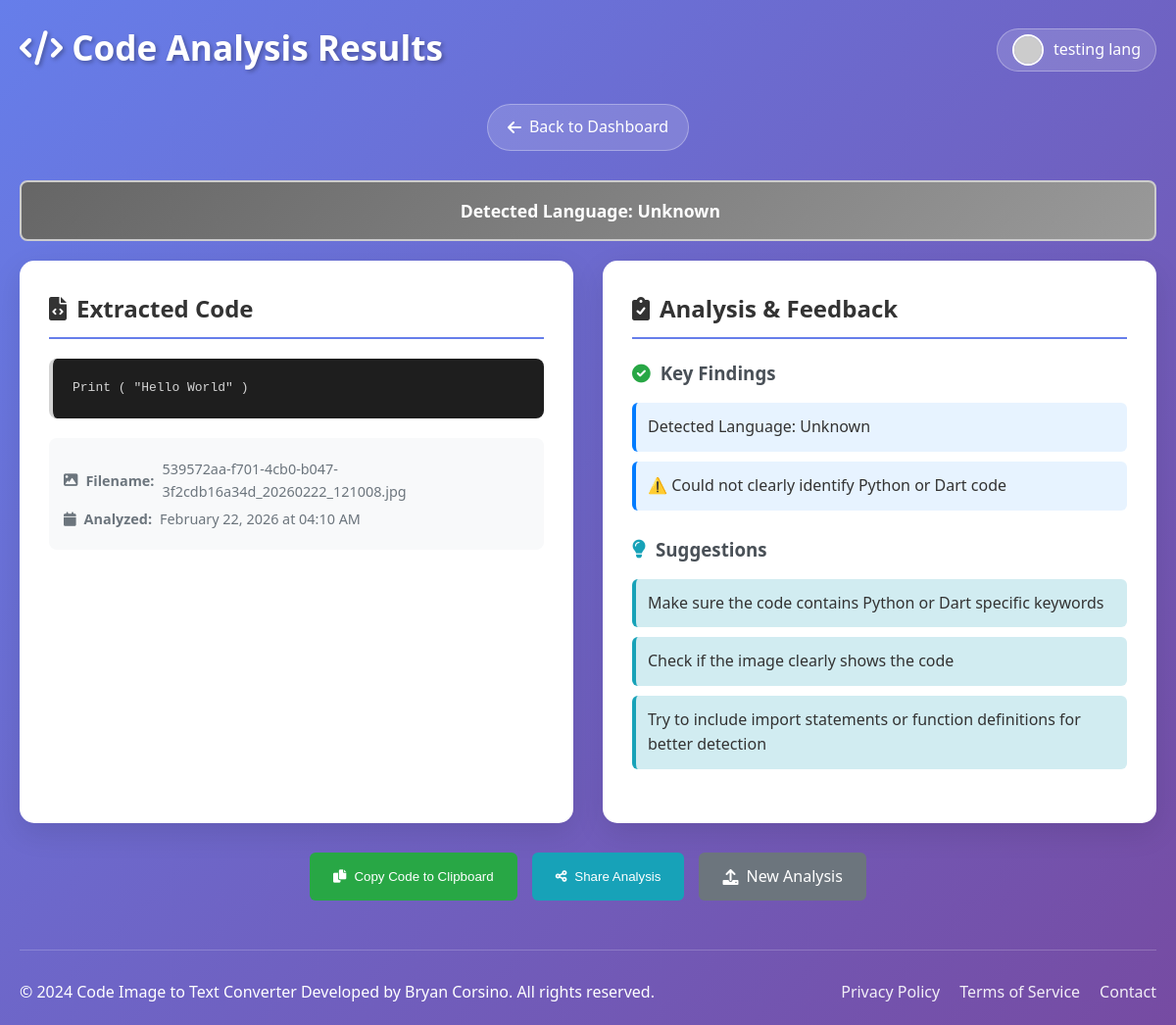
Page /analysis/2 (signed in) on the committed database.
### app.py (models this page shows, shortened)
class User(UserMixin, db.Model):
    id = db.Column(db.Integer, primary_key=True)
    google_id = db.Column(db.String(100), unique=True, nullable=True)
    email = db.Column(db.String(100), unique=True, nullable=False)
    username = db.Column(db.String(50), unique=True, nullable=True)
    password_hash = db.Column(db.String(200), nullable=True)
    name = db.Column(db.String(100))
    profile_pic = db.Column(db.String(200))
    auth_provider = db.Column(db.String(20), default='local')
    created_at = db.Column(db.DateTime, default=datetime.utcnow)
    last_login = db.Column(db.DateTime, default=datetime.utcnow)
    analyses = db.relationship('Analysis', backref='user', lazy=True, cascade='all, delete-orphan')

class Analysis(db.Model):
    id = db.Column(db.Integer, primary_key=True)
    user_id = db.Column(db.Integer, db.ForeignKey('user.id'), nullable=False)
    filename = db.Column(db.String(200))
    extracted_code = db.Column(db.Text)
    detected_language = db.Column(db.String(50))
    feedback = db.Column(db.Text)
    warnings = db.Column(db.Text)
    suggestions = db.Column(db.Text)
    share_token = db.Column(db.String(100), unique=True, nullable=True)
    is_public = db.Column(db.Boolean, default=False)
    created_at = db.Column(db.DateTime, default=datetime.utcnow)

### app.py (the view)
@app.route('/analysis/<int:analysis_id>')
@login_required
def view_analysis(analysis_id):
    analysis = Analysis.query.get_or_404(analysis_id)
    if analysis.user_id != current_user.id and not analysis.is_public:
        flash('You do not have permission to view this analysis.', 'error')
        return redirect(url_for('history'))
    feedback = json.loads(analysis.feedback) if analysis.feedback else []
    warnings = json.loads(analysis.warnings) if analysis.warnings else []
    suggestions = json.loads(analysis.suggestions) if analysis.suggestions else []
    return render_template('result.html',
                         analysis=analysis,
                         code=analysis.extracted_code,
                         feedback=feedback,
                         warnings=warnings,
                         suggestions=suggestions,
                         language=analysis.detected_language)

### app.py (called while the page is built)
@login_manager.user_loader
def load_user(user_id):
    return User.query.get(int(user_id))

### templates/result.html (shortened to what this page needs)
<!DOCTYPE html>
<html lang="en">
<head>
    <link rel="stylesheet" href="{{ url_for('static', filename='style.css') }}">
    <link rel="stylesheet" href="https://cdnjs.cloudflare.com/ajax/libs/font-awesome/6.0.0/css/all.min.css">
</head>
<body>
    <div class="container">
        <header>
            <div class="header-top">
                <h1><i class="fas fa-code"></i> Code Analysis Results</h1>
                <div class="user-menu">
                    {% if current_user.is_authenticated %}
                        <div class="user-info">
                            <img src="{{ current_user.profile_pic or 'https://ui-avatars.com/api/?name=' + current_user.username + '&size=32&background=667eea&color=fff' }}" alt="Profile" class="profile-pic">
                            <span class="user-name">{{ current_user.name or current_user.username }}</span>
                        </div>
                    {% else %}
                        <a href="{{ url_for('index') }}" class="back-btn">
                            <i class="fas fa-home"></i> Back to Home
                        </a>
                    {% endif %}
                </div>
            </div>
            <a href="{{ url_for('dashboard') }}" class="back-btn" style="margin-top: 10px;">
                <i class="fas fa-arrow-left"></i> Back to Dashboard
            </a>
        </header>
        <div class="language-banner {{ 'python' if language == 'Python' else 'dart' if language == 'Dart' else 'unknown' }}">
            <strong>Detected Language:</strong> {{ language }}
        </div>
        <div class="results-grid">
            <div class="result-section">
                <h2><i class="fas fa-file-code"></i> Extracted Code</h2>
                <div class="code-container language-{{ language.lower() }}">
                    <pre><code>{{ code if code else 'No code could be extracted from the image.' }}</code></pre>
                </div>
                {% if analysis and analysis.filename %}
                <div class="file-info">
                    <p><i class="fas fa-image"></i> <strong>Filename:</strong> {{ analysis.filename }}</p>
                    <p><i class="fas fa-calendar"></i> <strong>Analyzed:</strong> {{ analysis.created_at.strftime('%B %d, %Y at %I:%M %p') }}</p>
                </div>
                {% endif %}
            </div>
            <div class="analysis-section">
                <h2><i class="fas fa-clipboard-check"></i> Analysis & Feedback</h2>
                {% if feedback %}
                <div class="feedback-section">
                    <h3><i class="fas fa-check-circle" style="color: #28a745;"></i> Key Findings</h3>
                    {% for item in feedback %}
                        <div class="feedback-item">{{ item }}</div>
                    {% endfor %}
                </div>
                {% endif %}
                {% if suggestions %}
                <div class="suggestions-section">
                    <h3><i class="fas fa-lightbulb" style="color: #17a2b8;"></i> Suggestions</h3>
                    {% for suggestion in suggestions %}
                        <div class="suggestion-item">{{ suggestion }}</div>
                    {% endfor %}
                </div>
                {% endif %}
            </div>
        </div>
        <div class="action-buttons">
            <button onclick="copyCode()" class="copy-btn">
                <i class="fas fa-copy"></i> Copy Code to Clipboard
            </button>
            {% if current_user.is_authenticated and analysis %}
            <button onclick="shareAnalysis({{ analysis.id }})" class="share-btn">
                <i class="fas fa-share-alt"></i> Share Analysis
            </button>
            {% endif %}
            <a href="{{ url_for('dashboard') }}" class="new-analysis-btn">
                <i class="fas fa-upload"></i> New Analysis
            </a>
        </div>
        <footer>
            <div class="footer-content">
                <p>&copy; 2024 Code Image to Text Converter Developed by Bryan Corsino. All rights reserved.</p>
                <div class="footer-links">
                    <a href="#">Privacy Policy</a>
                    <a href="#">Terms of Service</a>
                    <a href="#">Contact</a>
                </div>
            </div>
        </footer>
    </div>
</body>
</html>

### static/style.css (style rules this page uses)
* { margin: 0; padding: 0; box-sizing: border-box; }
body { font-family: 'Segoe UI', Tahoma, Geneva, Verdana, sans-serif; line-height: 1.6; color: #333; background: linear-gradient(135deg, #667eea 0%, #764ba2 100%); min-height: 100vh; }
.container { max-width: 1200px; margin: 0 auto; padding: 20px; }
header { text-align: center; margin-bottom: 30px; color: white; }
.header-top { display: flex; justify-content: space-between; align-items: center; margin-bottom: 15px; flex-wrap: wrap; }
header h1 { font-size: 2.2rem; margin-bottom: 5px; text-shadow: 2px 2px 4px rgba(0,0,0,0.3); }
.user-menu { display: flex; align-items: center; gap: 10px; }
.user-info { position: relative; display: flex; align-items: center; cursor: pointer; padding: 5px 15px; border-radius: 30px; background: rgba(255, 255, 255, 0.15); transition: all 0.3s ease; border: 1px solid rgba(255, 255, 255, 0.3); }
.profile-pic { width: 32px; height: 32px; border-radius: 50%; margin-right: 10px; border: 2px solid white; }
.user-name { color: white; font-weight: 500; }
.back-btn { display: inline-flex; align-items: center; gap: 8px; color: white; text-decoration: none; padding: 10px 20px; background: rgba(255, 255, 255, 0.15); border-radius: 25px; transition: all 0.3s ease; border: 1px solid rgba(255, 255, 255, 0.3); }
.results-grid { display: grid; grid-template-columns: 1fr 1fr; gap: 30px; margin-bottom: 30px; }
.result-section, .analysis-section { background: white; padding: 30px; border-radius: 15px; box-shadow: 0 10px 30px rgba(0,0,0,0.1); }
.result-section h2, .analysis-section h2 { margin-bottom: 20px; color: #333; border-bottom: 2px solid #667eea; padding-bottom: 10px; display: flex; align-items: center; gap: 10px; }
.code-container { background: #1e1e1e; color: #d4d4d4; padding: 20px; border-radius: 8px; overflow-x: auto; font-family: 'Consolas', 'Monaco', monospace; max-height: 400px; overflow-y: auto; border-left: 4px solid; }
.feedback-section, .warnings-section, .suggestions-section { margin-bottom: 25px; }
.feedback-section h3, .warnings-section h3, .suggestions-section h3 { margin-bottom: 15px; color: #495057; display: flex; align-items: center; gap: 10px; }
.feedback-item, .warning-item, .suggestion-item { padding: 12px; margin-bottom: 10px; border-radius: 6px; border-left: 4px solid; }
.feedback-item { background: #e7f3ff; border-left-color: #007bff; }
.suggestion-item { background: #d1ecf1; border-left-color: #17a2b8; }
.action-buttons { display: flex; gap: 15px; justify-content: center; flex-wrap: wrap; margin-top: 30px; }
.copy-btn, .new-analysis-btn, .share-btn { padding: 12px 24px; border: none; border-radius: 6px; text-decoration: none; font-weight: 500; cursor: pointer; transition: all 0.3s ease; display: inline-flex; align-items: center; gap: 8px; }
.copy-btn { background: #28a745; color: white; }
.new-analysis-btn { background: #6c757d; color: white; }
.share-btn { background: #17a2b8; color: white; }
.language-banner { padding: 15px; border-radius: 8px; margin-bottom: 20px; text-align: center; font-size: 1.1rem; font-weight: bold; color: white; }
.language-banner.unknown { background: linear-gradient(135deg, #666, #999); border: 2px solid #ccc; }
footer { margin-top: 50px; padding-top: 30px; border-top: 1px solid rgba(255, 255, 255, 0.2); }
.footer-content { display: flex; justify-content: space-between; align-items: center; color: white; flex-wrap: wrap; gap: 20px; }
.footer-links { display: flex; gap: 20px; }
.footer-links a { color: white; text-decoration: none; opacity: 0.9; transition: opacity 0.3s ease; }

### templates/result.html (style rules this page uses)
.file-info { margin-top: 20px; padding: 15px; background: #f8f9fa; border-radius: 8px; font-size: 0.9rem; color: #6c757d; }
.file-info p { margin: 5px 0; display: flex; align-items: center; gap: 8px; }

### rows in the picture
User: name "testing lang"
Analysis: detected_language "Unknown", extracted_code "Print ( \"Hello World\" )", filename "539572aa-f701-4cb0-b047-3f2cdb16a34d_20260222_121008.jpg", created_at "February 22, 2026 at 04:10 AM"

### other values in the picture
{{ item }} "Detected Language: Unknown" "⚠️ Could not clearly identify Python or Dart code"
{{ suggestion }} "Make sure the code contains Python or Dart specific keywords" "Check if the image clearly shows the code" "Try to include import statements or function definitions for better detection"
